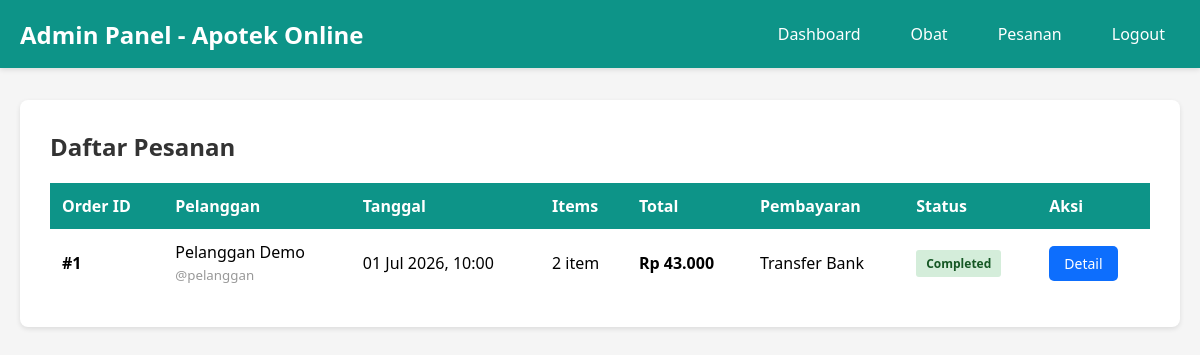
The app's page /admin/orders.php (signed in) with its own data.
### tables this page shows
CREATE TABLE IF NOT EXISTS orders (
  id INT UNSIGNED AUTO_INCREMENT PRIMARY KEY,
  user_id INT UNSIGNED NOT NULL,
  order_date DATETIME NOT NULL DEFAULT CURRENT_TIMESTAMP,
  total_price DECIMAL(12,2) NOT NULL,
  payment_method VARCHAR(50) NOT NULL,
  status ENUM('pending', 'completed', 'cancelled') NOT NULL DEFAULT 'pending',
  CONSTRAINT fk_orders_user FOREIGN KEY (user_id) REFERENCES users(id)
);

CREATE TABLE IF NOT EXISTS users (
  id INT UNSIGNED AUTO_INCREMENT PRIMARY KEY,
  username VARCHAR(50) NOT NULL UNIQUE,
  email VARCHAR(100) NOT NULL UNIQUE,
  password VARCHAR(255) NOT NULL,
  full_name VARCHAR(100) NOT NULL,
  address TEXT NULL,
  role ENUM('admin', 'user') NOT NULL DEFAULT 'user',
  created_at TIMESTAMP NOT NULL DEFAULT CURRENT_TIMESTAMP
);

### admin/orders.php (the view, shortened to what this page needs)
<?php
include '../config/database.php';
$orders = mysqli_query($db, "SELECT o.*, u.username, u.full_name, u.email,
                               (SELECT COUNT(*) FROM order_details WHERE order_id = o.id) as total_items
                               FROM orders o
                               JOIN users u ON o.user_id = u.id
                               ORDER BY o.order_date DESC");
?>
<!DOCTYPE html>
<html lang="id">
<head>
    <link rel="stylesheet" href="../assets/css/admin.css">
</head>
<body>
    <div class="container">
        <div class="card">
            <h2>Daftar Pesanan</h2>
            <table>
                <thead>
                    <tr>
                        <th>Order ID</th>
                        <th>Pelanggan</th>
                        <th>Tanggal</th>
                        <th>Items</th>
                        <th>Total</th>
                        <th>Pembayaran</th>
                        <th>Status</th>
                        <th>Aksi</th>
                    </tr>
                </thead>
                <tbody>
                    <?php while ($order = mysqli_fetch_assoc($orders)): ?>
                        <tr>
                            <td><strong>#<?php echo $order['id']; ?></strong></td>
                            <td>
                                <?php echo htmlspecialchars($order['full_name']); ?>
                                <br>
                                <small style="color: #999;">@<?php echo htmlspecialchars($order['username']); ?></small>
                            </td>
                            <td><?php echo date('d M Y, H:i', strtotime($order['order_date'])); ?></td>
                            <td><?php echo $order['total_items']; ?> item</td>
                            <td><strong>Rp <?php echo number_format($order['total_price'], 0, ',', '.'); ?></strong></td>
                            <td><?php echo htmlspecialchars($order['payment_method']); ?></td>
                            <td>
                                <span class="status-badge status-<?php echo $order['status']; ?>">
                                    <?php echo ucfirst($order['status']); ?>
                                </span>
                            </td>
                            <td>
                                <a href="#" class="btn-detail"
                                   onclick="viewOrderDetail(<?php echo $order['id']; ?>)">
                                    Detail
                                </a>
                            </td>
                        </tr>
                    <?php endwhile; ?>
                </tbody>
            </table>
        </div>
    </div>
</body>
</html>

### assets/css/admin.css (style rules this page uses)
* { margin: 0; padding: 0; box-sizing: border-box; }
body { font-family: 'Segoe UI', sans-serif; background: #f5f5f5; padding-top: 70px; }
.navbar { background: #0d9488; padding: 15px 0; box-shadow: 0 2px 5px rgba(0,0,0,0.1); position: fixed; top: 0; left: 0; right: 0; z-index: 1000; }
.navbar-content { max-width: 1400px; margin: 0 auto; padding: 0 20px; display: flex; justify-content: space-between; align-items: center; }
.navbar h1 { color: white; font-size: 24px; }
.navbar-links { display: flex; gap: 20px; }
.navbar-links a { color: white; text-decoration: none; padding: 8px 15px; border-radius: 5px; }
.container { max-width: 1400px; margin: 30px auto; padding: 0 20px; }
.card, .welcome, .recent-orders { background: white; padding: 30px; border-radius: 8px; box-shadow: 0 2px 5px rgba(0,0,0,0.1); margin-bottom: 30px; }
h2, h3 { color: #333; margin-bottom: 20px; }
table { width: 100%; border-collapse: collapse; }
table th { background: #0d9488; color: white; padding: 12px; text-align: left; }
table td { padding: 12px; border-bottom: 1px solid #eee; vertical-align: middle; }
table tr:last-child td { border-bottom: none; }
.status-badge, .badge { padding: 5px 10px; border-radius: 3px; font-size: 12px; font-weight: bold; display: inline-block; }
.status-completed { background: #d4edda; color: #155724; }
button, .btn-edit, .btn-delete, .btn-detail, .btn-cancel { padding: 8px 15px; color: white; border: none; border-radius: 5px; cursor: pointer; font-size: 14px; text-decoration: none; display: inline-block; }
.btn-detail { background: #0d6efd; }

### records on screen
orders: id "1", user.full_name "Pelanggan Demo", user.username "pelanggan", order_date "01 Jul 2026, 10:00", total_items "2", total_price "43.000", payment_method "Transfer Bank", status "Completed"
